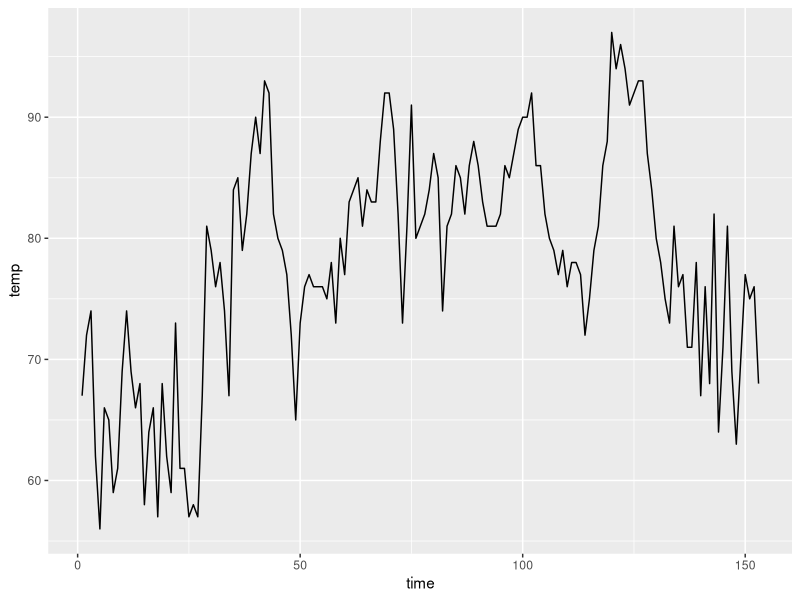
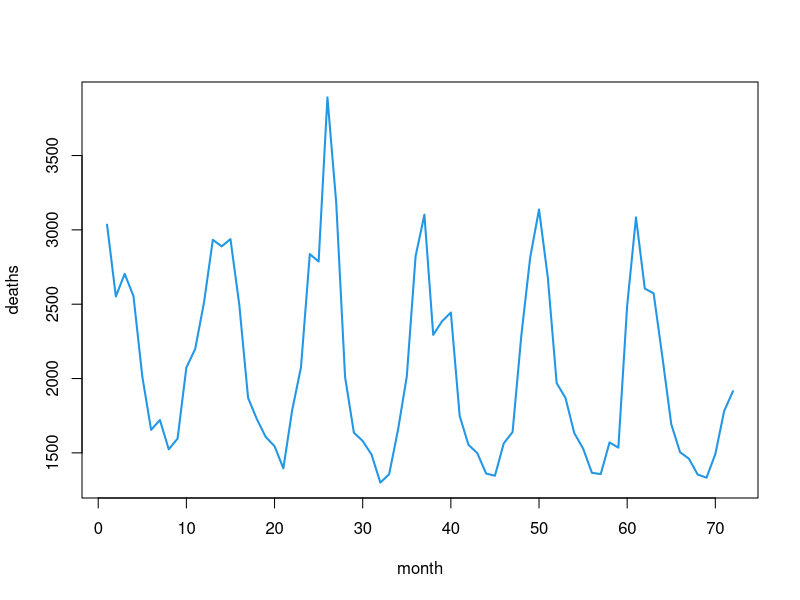
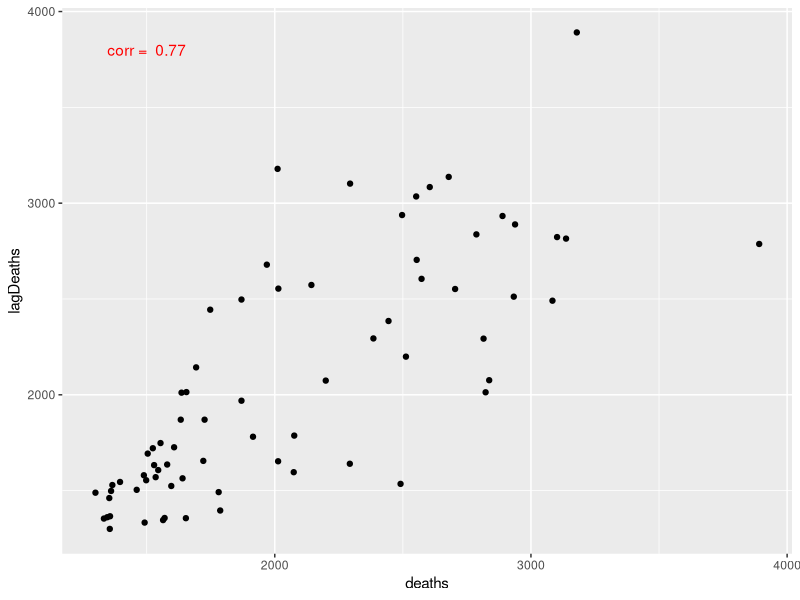
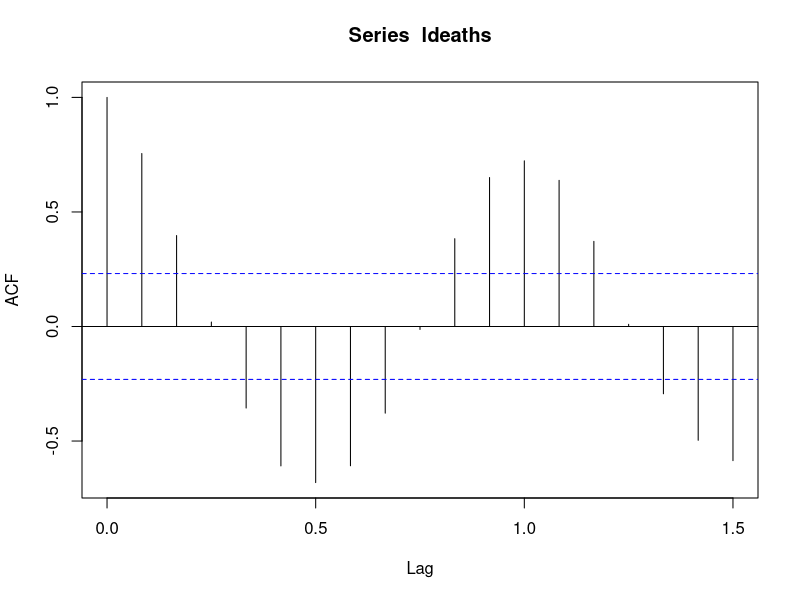
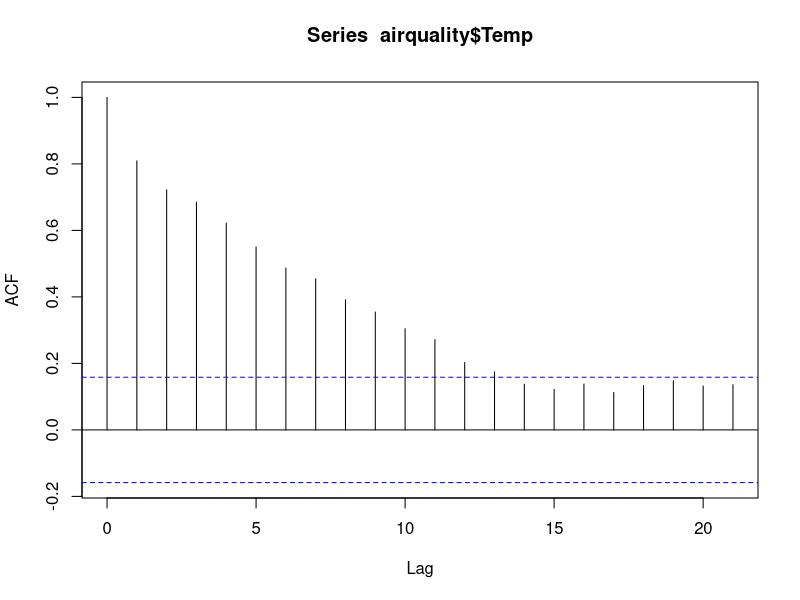
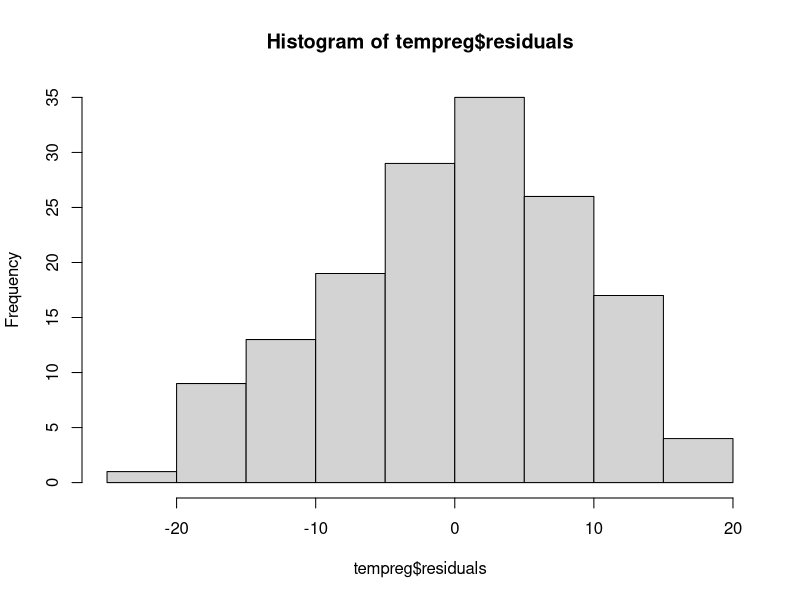
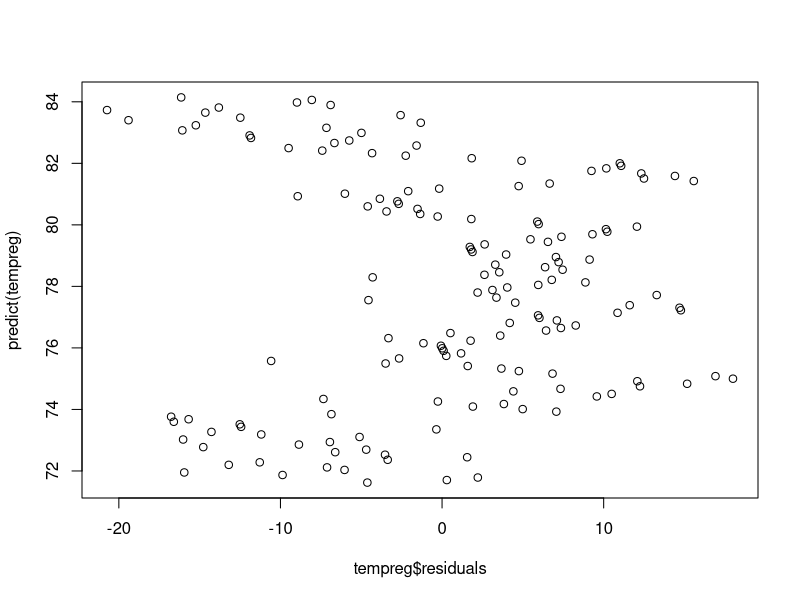
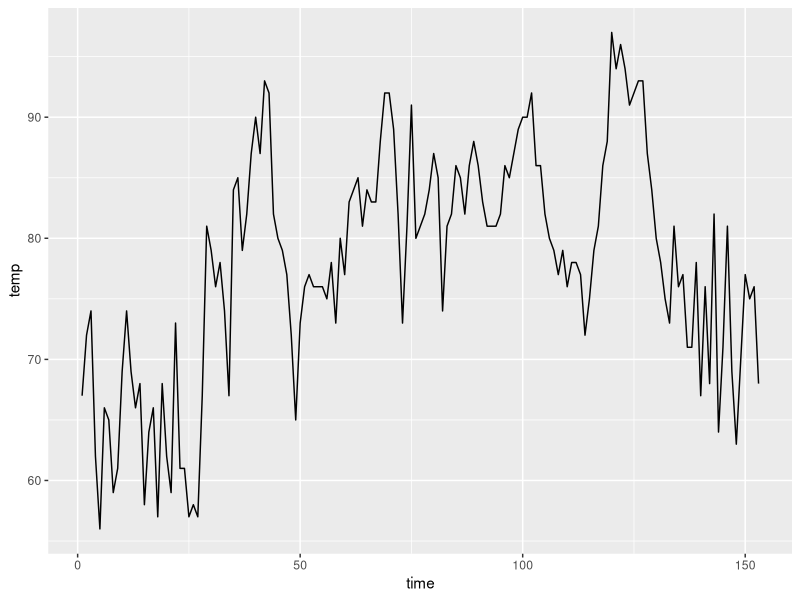

These charts were generated, in order, by the following R code:
## ---- chunk 1
library(tidyverse)
## ---- chunk 2
nyTemps <- data.frame(time = seq(1,nrow(airquality),1),
                      temp = airquality$Temp)

ggplot(data = nyTemps, aes(x = time, y = temp))+
  geom_line()
## ---- chunk 3
ld<-as.vector(ldeaths)
plot(ld, xlab="month", ylab="deaths", type="l", 
     col=4, lwd=2)
## ---- chunk 4

# Build a data set with the deaths data and the lag-1 response
autoDat <- data.frame(time = seq(1, length(ldeaths),1),
                      deaths = as.vector(ldeaths),
                      lagDeaths = lag(as.vector(ldeaths),1))

# Remove the NA value that is introduced
autoDat <- autoDat %>% na.omit(lagDeaths)

# Calculate the autocorrelation
corr <- round(cor(autoDat$deaths, autoDat$lagDeaths), 2)

# Plot the relationship between deaths this month and last month
ggplot(data = autoDat, aes(x = deaths, y = lagDeaths))+
  geom_point()+
  annotate("text",
           x = 1500, y = 3800, label = paste("corr = ", corr ),
           color = "red")

## ---- chunk 5
# Deaths data
acf(ldeaths)
## ---- chunk 6
#NY Temps data
acf(airquality$Temp)
## ---- chunk 7
# Fit the model with time as a predictor
tempreg <- lm(temp ~ time, data = nyTemps)

# Check out the summary
summary(tempreg)
## ---- chunk 8
# Histogram to check for normality - looks great!
hist(tempreg$residuals)

# Predicted vs. Residuals plot to look for patterns - definitely something going on here!
plot(tempreg$residuals, predict(tempreg))
## ---- chunk 9
ggplot(data = nyTemps, aes(x = time, y = temp))+
  geom_line()
## ---- chunk 10
# Add time^2 to the data set
nyTemps$timeSq <- nyTemps$time^2

# Fit the model with time as a predictor
tempreg2 <- lm(temp ~ time + timeSq, data = nyTemps)

# Check out the summary - the squared term is significant!
summary(tempreg2)

# Predicted vs. Residuals plot to look for patterns - better but still weird
plot(tempreg2$residuals, predict(tempreg2))
## ---- chunk 11

acf(tempreg2$residuals)
## ---- chunk 12
# Add a lag-1 response to the data set
nyTemps$tempLag1 <- lag(nyTemps$temp,1)

# Get rid of the NA that was introduced
nyTemps <- nyTemps %>% na.omit(tempLag1)

# Fit our autoregressive regression model
tempregAuto <- lm(temp ~ time + timeSq + tempLag1, data = nyTemps)

# The lag is significant as expected!
summary(tempregAuto)

## ---- chunk 13

# Make an ACF plot of the residuals
acf(tempregAuto$residuals)

## ---- chunk 14
# Histogram to check for normality - looks great!
hist(tempregAuto$residuals)

# Predicted vs. Residuals plot to look for patterns - looks a lot better! No clear patterns
plot(tempregAuto$residuals, predict(tempregAuto))

## ---- chunk 15
ld<-as.vector(ldeaths)
plot(ld, xlab="month", ylab="deaths", type="l", 
     col=4, lwd=2)
## ---- chunk 16
# Create a time variable in the ldeaths data
tmax<-length(ldeaths)
t <- 2:tmax

# Create a data frame with the sine and cosine terms
YX <- data.frame(ld=ld[2:tmax], ldpast=ld[1:(tmax-1)], t=t,
                 sin12=sin(2*pi*t/12), cos12=cos(2*pi*t/12))

# Fit the model
lunglm <- lm(ld ~ t + ldpast + sin12 + cos12, data=YX)

# The seasonal terms are significant!
summary(lunglm)

# Residual plots
hist(lunglm$residuals) # looks okay

plot(predict(lunglm), lunglm$residuals) # looks okay

acf(lunglm$residuals) # Maybe a little left over, but okay
## ---- chunk 17
# Add predicted values
YX$preds <- predict(lunglm)

# Plot
ggplot(data = YX, aes(x = t))+
  geom_line(aes(y = ld), color = "lightblue", linewidth = 1.5)+
  geom_line(aes(y = preds), color = "indianred", linewidth = 1.5, linetype = 2)+
  theme_bw()
